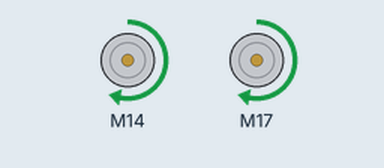
Simulated run of this sketch. Board: Arduino Uno, built with avr-gcc and run on an emulated ATmega328P. Shown: 2 × DC motor (green arrow = forward, orange = backward, longer = faster).

Above: at 0.5 s.
Timing chart, 0 to 4.6 s (numbered marks = the images above):
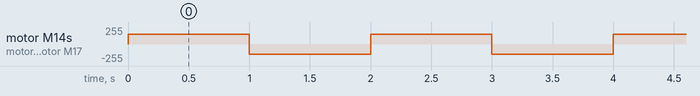

Measured:
- by itself, motor M14, motor M17: alternates forward 150/255 for 1.0 s and backward 150/255 for 1.0 s

The sketch:

MotorTestRun.ino
```cpp
/******************************************************************************
TestRun.ino
TB6612FNG H-Bridge Motor Driver Example code
Michelle @ SparkFun Electronics
8/20/16
https://github.com/sparkfun/SparkFun_TB6612FNG_Arduino_Library

Uses 2 motors to show examples of the functions in the library.  This causes
a robot to do a little 'jig'.  Each movement has an equal and opposite movement
so assuming your motors are balanced the bot should end up at the same place it
started.

Resources:
TB6612 SparkFun Library

Development environment specifics:
Developed on Arduino 1.6.4
Developed with ROB-9457
******************************************************************************/

// This is the library for the TB6612 that contains the class Motor and all the
// functions
#include <SparkFun_TB6612.h>

// Pins for all inputs, keep in mind the PWM defines must be on PWM pins
// the default pins listed are the ones used on the Redbot (ROB-12097) with
// the exception of STBY which the Redbot controls with a physical switch
#define AIN2 A1
#define AIN1 A0
#define PWMB 10
#define BIN1 A3
#define BIN2 A4
#define PWMA 9
#define STBY A2


// these constants are used to allow you to make your motor configuration
// line up with function names like forward.  Value can be 1 or -1
const int offsetA = 1;
const int offsetB = 1;

// Initializing motors.  The library will allow you to initialize as many
// motors as you have memory for.  If you are using functions like forward
// that take 2 motors as arguements you can either write new functions or
// call the function more than once.
Motor motor1 = Motor(AIN1, AIN2, PWMA, offsetA, STBY);
Motor motor2 = Motor(BIN1, BIN2, PWMB, offsetB, STBY);

void setup()
{
 //Nothing here
}


void loop()
{


   //Use of the forward function, which takes as arguements two motors
   //and optionally a speed.  If a negative number is used for speed
   //it will go backwards
   forward(motor1, motor2, 150);
   delay(1000);

   //Use of the back function, which takes as arguments two motors
   //and optionally a speed.  Either a positive number or a negative
   //number for speed will cause it to go backwards
   back(motor1, motor2, -150);
   delay(1000);


}
```
